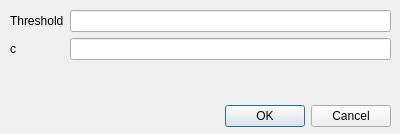
<?xml version="1.0" encoding="UTF-8"?>
<ui version="4.0">
 <class>formsobel</class>
 <widget class="QDialog" name="formsobel">
  <property name="geometry">
   <rect>
    <x>0</x>
    <y>0</y>
    <width>400</width>
    <height>134</height>
   </rect>
  </property>
  <property name="windowTitle">
   <string>Dialog</string>
  </property>
  <widget class="QDialogButtonBox" name="buttonBox">
   <property name="geometry">
    <rect>
     <x>50</x>
     <y>100</y>
     <width>341</width>
     <height>32</height>
    </rect>
   </property>
   <property name="orientation">
    <enum>Qt::Horizontal</enum>
   </property>
   <property name="standardButtons">
    <set>QDialogButtonBox::Cancel|QDialogButtonBox::Ok</set>
   </property>
  </widget>
  <widget class="QWidget" name="formLayoutWidget">
   <property name="geometry">
    <rect>
     <x>10</x>
     <y>10</y>
     <width>381</width>
     <height>91</height>
    </rect>
   </property>
   <layout class="QFormLayout" name="formLayout">
    <item row="0" column="0">
     <widget class="QLabel" name="label">
      <property name="text">
       <string>Threshold</string>
      </property>
     </widget>
    </item>
    <item row="1" column="0">
     <widget class="QLabel" name="label_2">
      <property name="text">
       <string>c</string>
      </property>
     </widget>
    </item>
    <item row="0" column="1">
     <widget class="QLineEdit" name="lineEdit"/>
    </item>
    <item row="1" column="1">
     <widget class="QLineEdit" name="lineEdit_2"/>
    </item>
   </layout>
  </widget>
 </widget>
 <resources/>
 <connections>
  <connection>
   <sender>buttonBox</sender>
   <signal>accepted()</signal>
   <receiver>formsobel</receiver>
   <slot>accept()</slot>
   <hints>
    <hint type="sourcelabel">
     <x>248</x>
     <y>254</y>
    </hint>
    <hint type="destinationlabel">
     <x>157</x>
     <y>274</y>
    </hint>
   </hints>
  </connection>
  <connection>
   <sender>buttonBox</sender>
   <signal>rejected()</signal>
   <receiver>formsobel</receiver>
   <slot>reject()</slot>
   <hints>
    <hint type="sourcelabel">
     <x>316</x>
     <y>260</y>
    </hint>
    <hint type="destinationlabel">
     <x>286</x>
     <y>274</y>
    </hint>
   </hints>
  </connection>
 </connections>
</ui>
